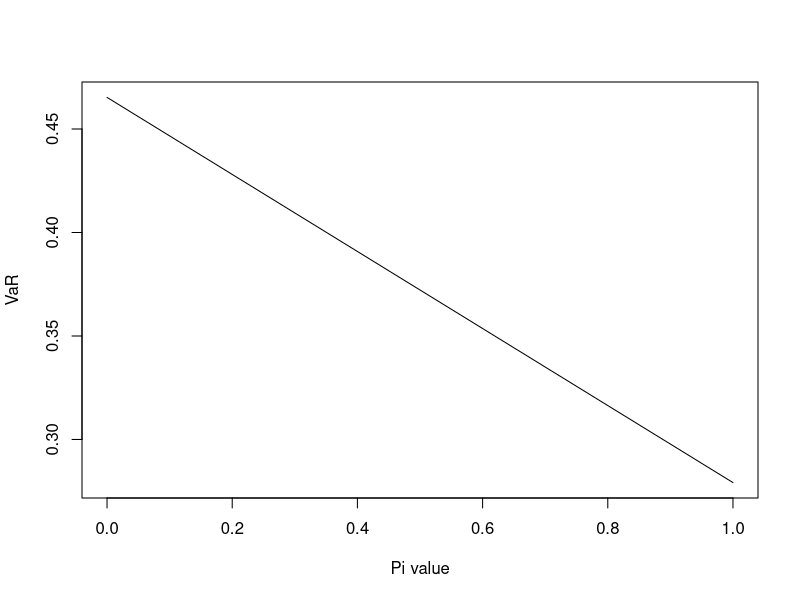
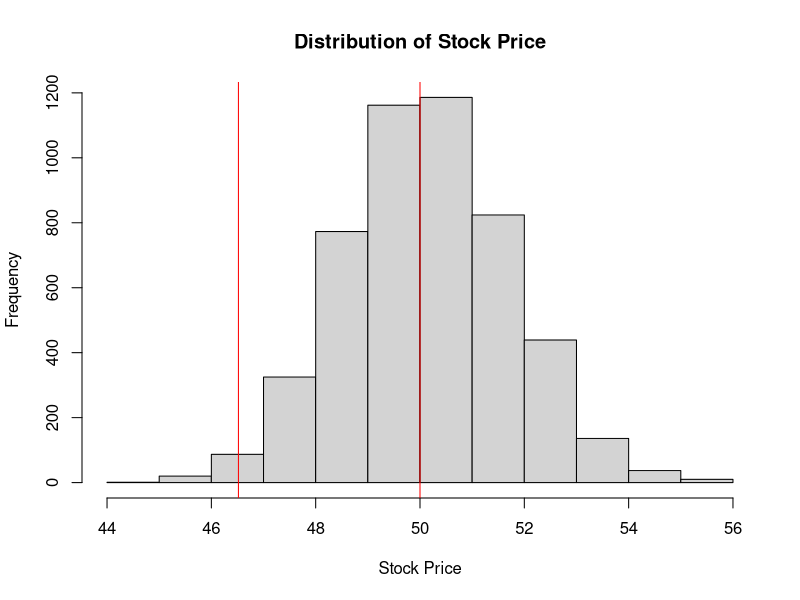
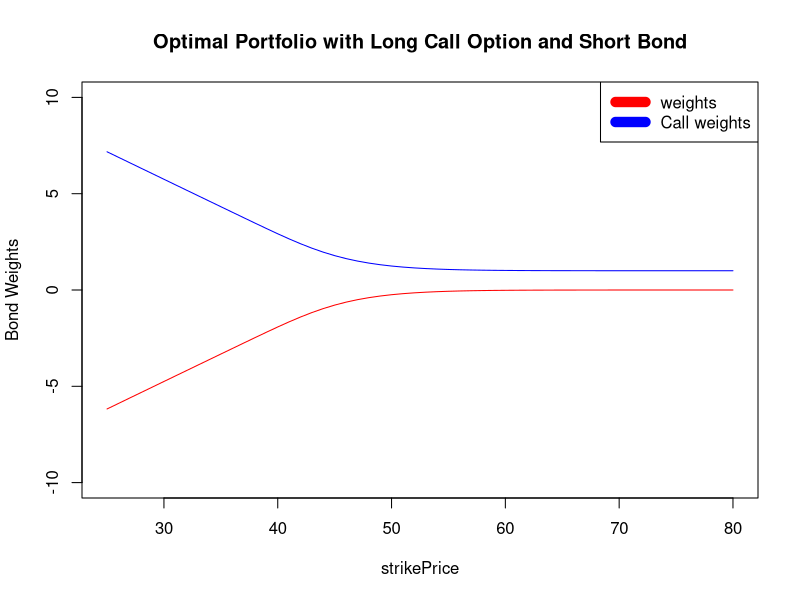
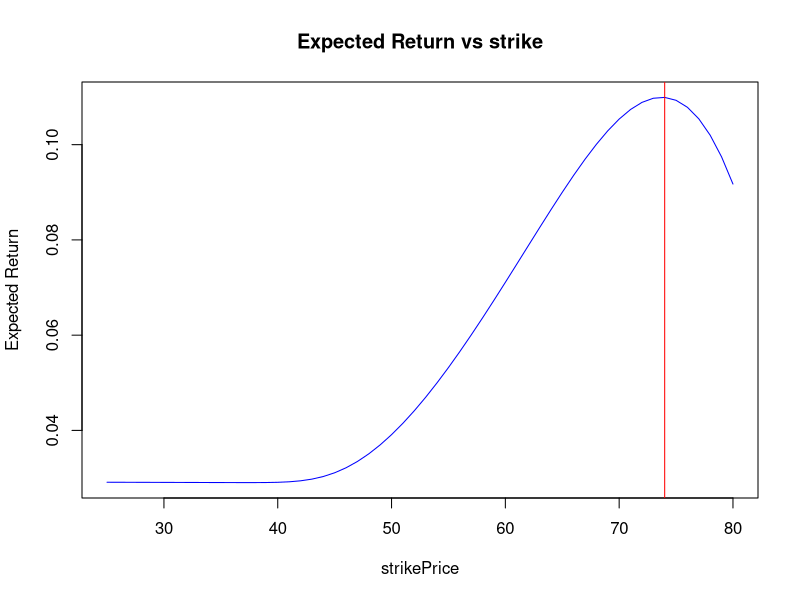

Write R code to recreate these figures, in order.
## ---- chunk 1
w0 <- 200
lambda <- 1/200
var <- w0 - (-log(1 - 0.001)/lambda)
cat("VaR is: ", var)
## ---- chunk 2
var <- (-log(0.001)/lambda) - w0
cat("VaR is: ", var)
## ---- chunk 3
es_long <- w0 - (-exp(-0.2/200) * (200.2) - (-exp(0/200)*(200)))/0.001
cat("Expected Short Fall long: ", es_long)
## ---- chunk 4
es_short <- abs(w0 - (0 + exp(-1381.551/200) * (1381.551 + 200)) / 0.001)
cat("Expected Short Fall short: ", es_short)
## ---- chunk 5
w0 <- 1
sigma1 <- 0.12
sigma2 <- 0.2
mu <- 0.08
pie <- 0.7 
## ---- chunk 6
VaR <- qnorm(0.01, mu * w0, sigma1*w0)
VaR <- abs(VaR - mu)
cat("Parnter view VaR: ", VaR)
## ---- chunk 7
VaR<- qnorm(0.01, mu * w0, sigma2 * w0)
VaR <- abs(VaR - mu)
cat("My view VaR: ", VaR)
## ---- chunk 8
find_VaR <- function(pi){
  sigma_mix <-  sqrt(pi^2 * sigma1^2 + (1-pi)^2 * sigma2^2 + 2*pi*(1-pi)*sigma1*sigma2)
  VaR_mix <- qnorm(0.01, mu * w0, sigma_mix * w0)
  VaR_mix <- abs(VaR_mix - mu)
  return(VaR_mix)
}

pi <- 0.7

cat("Combined view VaR: ", find_VaR(pi))
## ---- chunk 9
pi_vec <- seq(0, 1, 0.05)

VaR_values <- c()
for(i in pi_vec){
  VaR <- find_VaR(i)
  VaR_values <- rbind(VaR_values, VaR)
}
plot(x=pi_vec, y = VaR_values, type="l", xlab="Pi value", ylab = "VaR")
## ---- chunk 10

# alpha: parameter for gamma distribution
# beta: parameter for gamma distribution
# n: number of random variables to be simualted 
# w0: w0 of the position
# q: bottom point. e.g. 1%
VaR_Gamma_Dist <- function(alpha, beta, n, w0, q){
  set.seed(4444)
  gammaSigmalist <- rgamma(n,alpha,beta) 
  
  VaR_values <- rep(0,n)
  
  for(i in 1:n){
    curSigma <- gammaSigmalist[i]
    VaR_gamma <- qnorm(q, mu * w0, curSigma * w0)
    VaR_values[i] <- abs(mu - VaR_gamma)
  }
  
  return(quantile(VaR_values,q))
}


## ---- chunk 11
S0 <- 50
r <- 0.02
mu <- 0.07
sigma <- 0.16
t <- 252
c <- 0.99

VaR_stock <- 50*(1- exp(sigma* sqrt(10/t) * qnorm(1-c) + (mu - 0.5*sigma^2) * 10/t))
VaR_stock
## ---- chunk 12
GeneratePricePath <- function(nPath, nSims, S, r, sigma, delta){
  # generate two sets of standard normals that are negatively correlated
  set.seed(12345)
  stdNor1 <- matrix(rnorm(nPath*nSims/2), nrow = nPath/2, byrow = TRUE)
  stdNor2 <- -stdNor1
  stdNor_total <- rbind(stdNor1,stdNor2)
  
  priceProcess <- matrix(0, nPath, nSims+1)
  priceProcess[,1] <- S
  
  for(i in 1:nSims){
    priceProcess[, i+1] <- priceProcess[, i] *
    exp((r - 0.5 * sigma * sigma) 
    * delta + sigma * stdNor_total[,i] * sqrt(delta))
  }
  return(priceProcess)
}

nPath <- 5000
nSims <- 10
S0 <- 50
mu <- 0.07
sigma <- 0.16
t <- 10/252
delta <- t/nSims

stock_price <- GeneratePricePath(nPath, nSims, S0, mu, sigma, delta)

stock_dist <- stock_price[,nSims+1]

stock_dist <- sort(stock_dist, decreasing = FALSE)

value_1_percent <- quantile(stock_dist, probs=0.01)
hist(stock_dist, main="Distribution of Stock Price", xlab= "Stock Price")
abline(v= value_1_percent, col ="red")
abline(v= S0, col ="red")
## ---- chunk 13
totalCap <- 100
r <- 0.02
t <- 10/252

# step 1: find the number of shares subject to the constraint that VaR < 100mil
num_share <- totalCap/VaR_stock

# step 2: find out the total value for the long position for shares 
#and short position for bond
longPosShare <- num_share * 50 
shortPosShare <- longPosShare - totalCap

# step 3: find weights on bond and stock 
w_share <- longPosShare/totalCap
w_bond <- shortPosShare/totalCap

# step 4: find expected stock return and find the average return with such a portfolio
expectedRetStock <- exp(mu * 10/252) -1
avg_return <- (longPosShare * expectedRetStock - shortPosShare * (r * t))/totalCap

cat("Long stock weight is ", w_share,"\n")
cat("Short bond weight is ", w_bond,"\n")
cat("Average return is ",avg_return)
## ---- chunk 14
r <- 0.02
t <- 0.25
s0 <- 50
mu <- 0.07
sigma <- 0.16
x <- 50
nPath <- 5000
nSims <- 10
delta <- (10/252)/nSims


# function for black-schole call
bsPriceCall <- function(r, sigma, t, s0, x){
   d1 <- (log(s0/x) + (r+ 0.5*sigma*sigma) * t)/(sigma*sqrt(t))
   d2 <- d1 - sigma * sqrt(t)
   return(s0 * pnorm(d1) - (x * pnorm(d2)/exp(r* t)))
}

# function for black-schole put
bsPricePut <- function(r, sigma, t, s0, x){
  d1 <- (log(s0/x) + (r+ 0.5*sigma*sigma) * t)/(sigma*sqrt(t))
  d2 <- d1 - sigma * sqrt(t) 
  return(x * pnorm(-d2)/exp(r*t) - s0 * pnorm(-d1));
}

# step 1:find out the option price using bs formula
callPrice <- bsPriceCall(r, sigma, t, s0, x)

# step 2: generate the stock price
stock_price <- GeneratePricePath(nPath, nSims, s0, mu, sigma, delta)

# step 3: generate stock price at t and find the option price distribution
stock_price_t <- bsPriceCall(r, sigma, t -(10/252), stock_price[,11], x)

# step 4: option price 
VaR_Call <- callPrice - quantile(stock_price_t, 0.01)

cat("Call VaR is : ", VaR_Call,"\n")

# step 1: find the number of shares subject to the constraint that VaR < 100mil
num_option <- totalCap/VaR_Call

# step 2: find out the total value for the long position for Call Options 
#and short position for bond
longPosOption <- num_option * callPrice 
shortPosBond <- longPosOption - totalCap

# step 3: find weights on bond and stock 
w_option <- longPosOption/totalCap
w_bond <- shortPosBond/totalCap

cat("Long option weight is ", w_option,"\n")
cat("Short bond weight is ", w_bond,"\n")
## ---- chunk 15
# step 1:find out the option price using bs formula
putPrice <- bsPricePut(r, sigma, t, s0, x)

# step 2: generate stock price at t and find the option price distribution
stock_price_t <- bsPricePut(r, sigma, t -(10/252), stock_price[,11], x)

# step 3: option price 
VaR_Put <-  quantile(stock_price_t, 0.99) - putPrice

cat("Put VaR is : ", VaR_Put,"\n")

# step 1: find the number of shares subject to the constraint that VaR < 100mil
num_option <- totalCap/VaR_Put

# step 2: find out the total value for the long position for Call Options 
#and short position for bond
shortPosOption <- num_option * putPrice 
longPosBond <- totalCap + shortPosOption

# step 3: find weights on bond and stock 
w_option <- shortPosOption/totalCap
w_bond <- longPosBond/totalCap

cat("short option weight is ", w_option,"\n")
cat("long bond weight is ", w_bond,"\n")
## ---- chunk 16
r <- 0.02
t <- 0.25
s0 <- 50
mu <- 0.07
sigma <- 0.16
x <- 50
nPath <- 5000
nSims <- 10
delta <- (10/252)/nSims
strikePrice <- seq(25,80,1)
w_option <- c()
w_bond <- c()
expected_ret <- c()
totalCap <- 100

# for call
for(i in strikePrice){
  callPrice <- bsPriceCall(r, sigma, t, s0, i)
  stock_price <- GeneratePricePath(nPath, nSims, s0, mu, sigma, delta)
  stock_price_t <- bsPriceCall(r, sigma, t -(10/252), stock_price[,11], i)
  VaR_Call <- callPrice - quantile(stock_price_t, 0.01)
  
  num_option <- totalCap/VaR_Call
    
  longPosOption <- num_option * callPrice 
  shortPosBond <- longPosOption - totalCap
  
  w_option <- rbind(w_option,longPosOption/totalCap)
  w_bond <- rbind(w_bond, shortPosBond/totalCap)
  
  callPriceAfter10d <- mean(stock_price_t)
  
  ret <- (num_option * (callPriceAfter10d - callPrice) - shortPosBond * r * (10/252))/totalCap
  expected_ret <- rbind(expected_ret, ret)
}

plot(x= strikePrice, y = w_bond * -1,col="red", type ="l", ylab="Bond Weights",ylim = c(-10,10), main = "Optimal Portfolio with Long Call Option and Short Bond")
lines(x= strikePrice, y = w_option, col="blue",type = "l")
legend("topright", c("weights", "Call weights"), col=c("red", "blue"), lwd=10)

plot(x= strikePrice, y = expected_ret ,col="blue", type ="l", ylab="Expected Return", main = "Expected Return vs strike")
abline(v=74,col="red")
